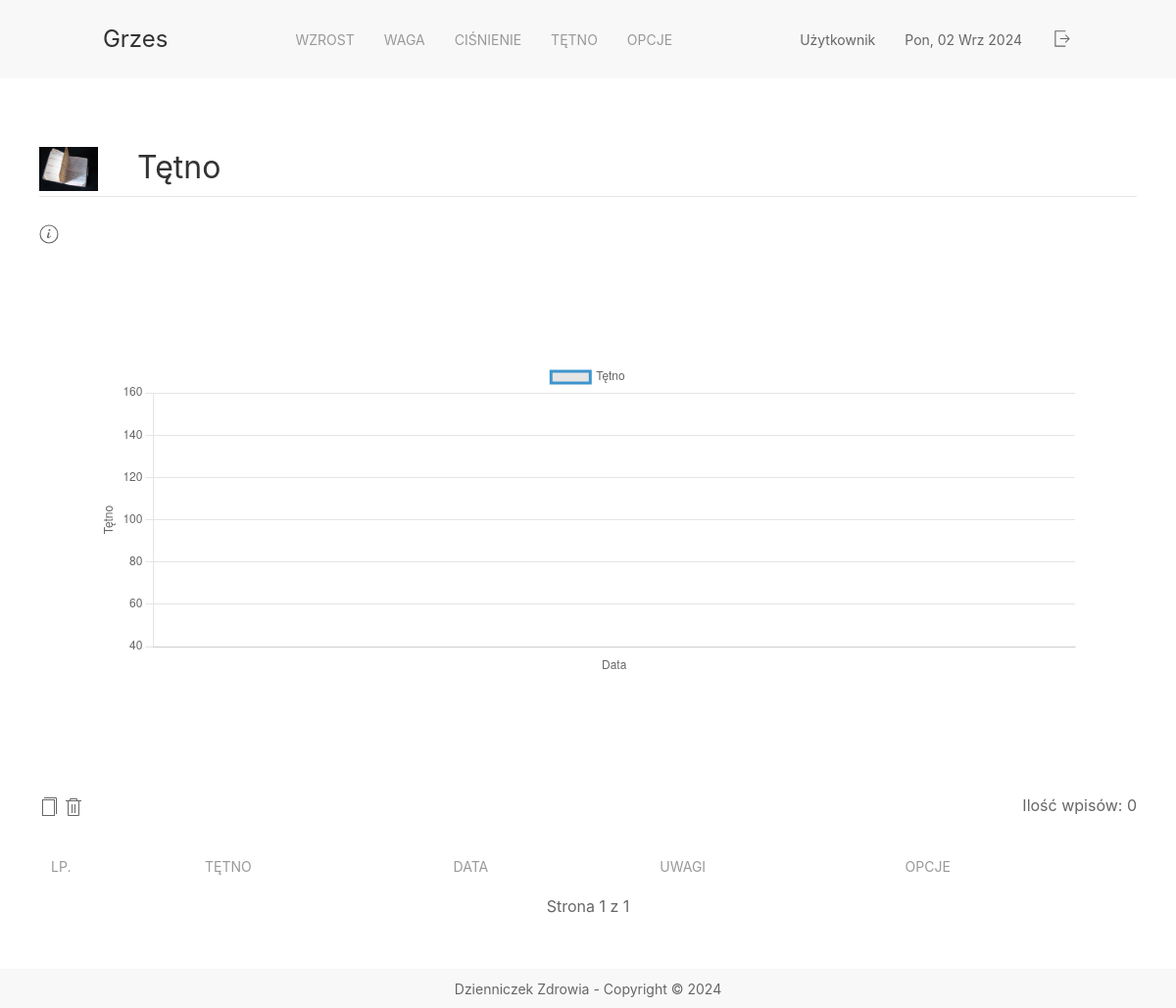
Before: /pulses/ with the older database file.
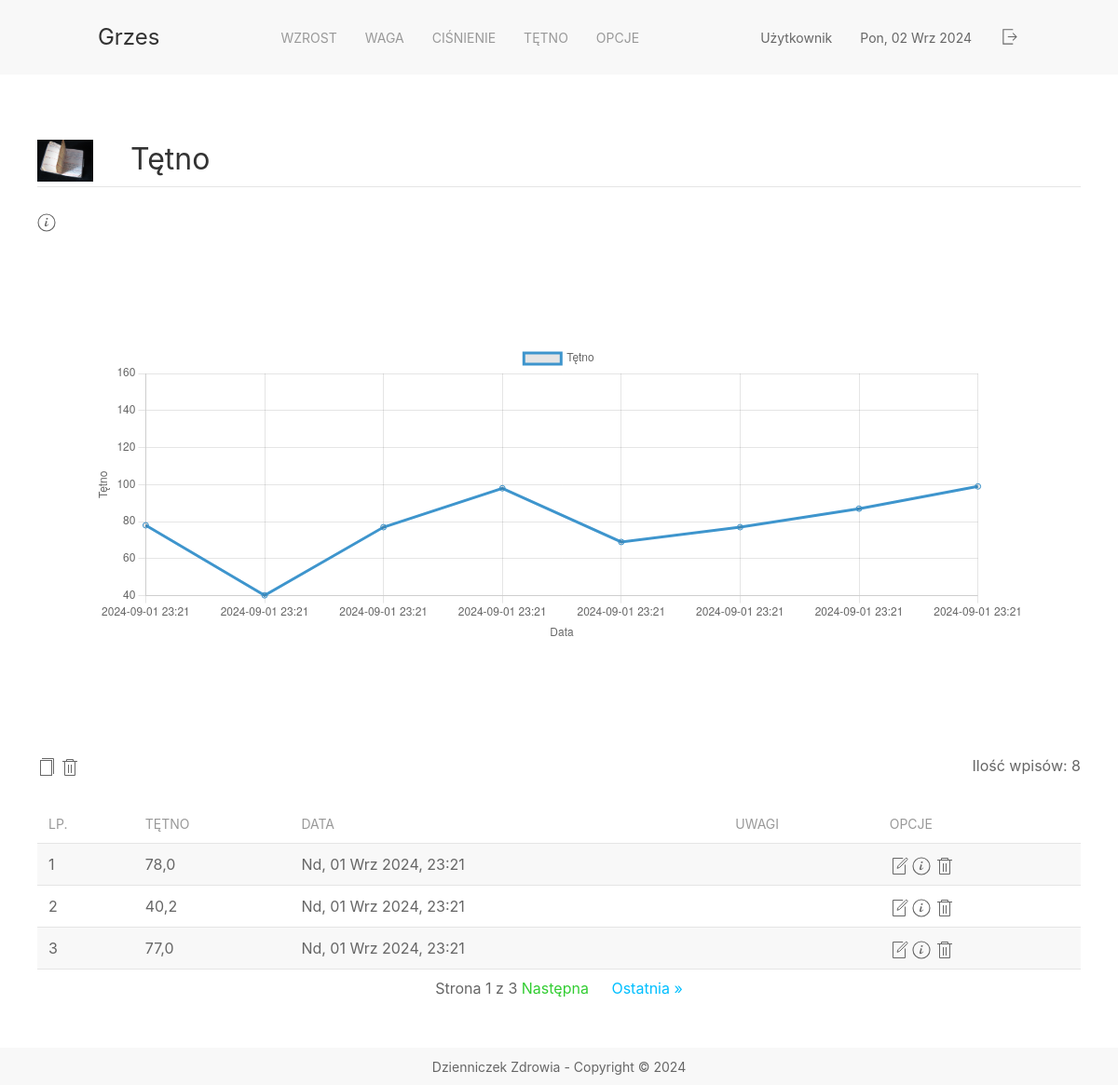
After: the same page with the newer database file.
### app_pulse/models.py (models this page shows, shortened)
class Pulse(models.Model):
    pulse = models.DecimalField(max_digits=5, decimal_places=1)
    date = models.DateTimeField()
    comments = models.CharField(max_length=255)

### app_pulse/views.py (the view)
# urls.py: path('', views.all_pulses, name='all_pulses_url'),
def all_pulses(request):
    found_pulses = Pulse.objects.all().order_by('date')
    page_num = request.GET.get('page', 1)
    pages = Paginator(found_pulses, 3)
    pages_max = pages.num_pages
    pages_max_elements = pages.count
    page_results = pages.get_page(page_num)
    value_y = Pulse.objects.values_list('pulse', flat=True)
    chart_y = [float(y) for y in value_y]
    value_x = found_pulses.values_list('date', flat=True)
    chart_x = [x.strftime("%Y-%m-%d %H:%M") for x in value_x]
    context = {
        'pages_max': pages_max,
        'pages_max_elements': pages_max_elements,
        'pulses': page_results,
        'chart_x': chart_x,
        'chart_y': chart_y
    }
    return render(request,'app_pulse/all_pulses.html', context)

### app_pulse/templates/app_pulse/all_pulses.html (shortened to what the changed rows need)
{% extends 'fragments/layout.html' %}
{% load static %}
{% block page_content %}
<div class="container">
    <div class="uk-panel">
        <img class="uk-align-left uk-margin-remove-adjacent" src="{% static 'background.JPG' %}" width="60" height="28" alt="info">
        <h2 class="uk-heading-divider" style="position: relative">Tętno</h2>
    </div>
    <a uk-icon="info" uk-tooltip="Info" href="#modal-center" uk-toggle></a>
        <div class="uk-section">
            <div style="max-width: 1000px; margin: 50px auto">
                <canvas id="line-chart" width="2800" height="900"></canvas>
            </div>
            <script>
                var label_list = [];
                {% for value in chart_x %}
                label_list.push("{{ value }}");
                {% endfor %}
                new Chart(document.getElementById("line-chart"), {
                    type: 'line',
                    data: {
                        labels: label_list,
                        datasets: [{
                            data: {{chart_y}},
                            label: "Tętno",
                            borderColor: "#3e95cd",
                            fill: false
                        }]
                    },
                     options: {
                         plugins: {
                             legend: {display: true},
                             title: {
                                text: 'Wartości w czasie',
                                display: false
                             }
                         },
                        responsive: true,
                        scales:{
                            x: {
                                display: true,
                                stacked: true,
                                title: {
                                    display: true,
                                    text: 'Data'}
                            },
                            y: {
                                display: true,
                                stacked: true,
                                title:{
                                    display: true,
                                    text: 'Tętno'
                                },
                                suggestedMin: 40,
                                suggestedMax: 160,
                                ticks: {
                                    stepSize: 20
                                }
                            }
                        }
                    }
                });
            </script>
    </div>
    <a href="add" uk-icon="icon: copy" uk-tooltip="Dodaj"></a>
    <a href="delete/all" uk-icon="icon: trash" uk-tooltip="Wyczyść"></a>
    <span class="uk-position-relative uk-align-right"> Ilość wpisów: {{ pages_max_elements }} </span>
    <table class="uk-table uk-table-striped uk-table-hover uk-table-small" uk-sortable>
        <thead>
            <tr>
                <th>Lp.</th>
                <th>Tętno</th>
                <th>Data</th>
                <th>Uwagi</th>
                <th>Opcje</th>
            </tr>
        </thead>
        <tbody>
        {% for value in pulses %}
            <tr>
                <form method="POST" action="{% url 'pulse_details_url' id=value.id %}">
                    <td>
                        {{ pulses.start_index|add:forloop.counter0 }}
                    </td>
                    <td>{{ value.pulse |floatformat:1}}</td>
                    <td>{{ value.date |date:'D, d M Y,'}} {{value.date |time:"H:i"}}</td>
                    <td>{{ value.comments }}</td>
                    <td>
                        <a href="{% url 'edit_pulse_url' id=value.id %}" uk-icon="icon: file-edit" uk-tooltip="Edytuj"></a>
                        <button href="{% url 'pulse_details_url' id=value.id %}" uk-icon="icon: info" uk-tooltip="Szczegóły" type="submit"></button>
                        <a href="{% url 'delete_pulse_url' id=value.id %}" uk-icon="icon: trash" uk-tooltip="Usuń"></a>
                    </td>
                </form>
            </tr>
        {% endfor %}
        </tbody>
    </table>
        <div class="uk-position-center uk-position-relative">
          <span>
              <span>Strona {{ pulses.number }} z {{ pulses.paginator.num_pages }}</span>
              {% if pulses.has_next %}
                  <a href="?page={{ pulses.next_page_number }}" style="color: #32CD32"> Następna</a>
                  <a href="?page={{ pulses.paginator.num_pages }}" style="color: #00BFFF; margin-left: 20px"> Ostatnia  &raquo;</a>
              {% endif %}
          </span>
        </div>
    <div class="uk-padding"></div>
</div>
{% endblock %}

Changed rows visible on the page:
added Pulse: start_index|add "1", pulse "78,0", date "Nd, 01 Wrz 2024,", date "23:21"
added Pulse: start_index|add "2", pulse "40,2", date "Nd, 01 Wrz 2024,", date "23:21"
added Pulse: start_index|add "3", pulse "77,0", date "Nd, 01 Wrz 2024,", date "23:21"
Other visible differences:
chart data {{ chart_y }}: [] → [78.0, 40.2, 77.0, 98.0, 69.0, 77.0, 87.0, 99.0]
{{ pages_max_elements }}: "0" → "8"
{{ pulses.paginator.num_pages }}: "1" → "3"
text now shown: "Następna Ostatnia »"
